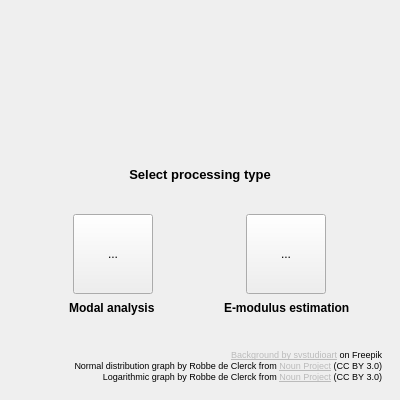
<?xml version="1.0" encoding="UTF-8"?>
<ui version="4.0">
 <class>MainWindow</class>
 <widget class="QMainWindow" name="MainWindow">
  <property name="geometry">
   <rect>
    <x>0</x>
    <y>0</y>
    <width>400</width>
    <height>400</height>
   </rect>
  </property>
  <property name="sizePolicy">
   <sizepolicy hsizetype="Fixed" vsizetype="Fixed">
    <horstretch>0</horstretch>
    <verstretch>0</verstretch>
   </sizepolicy>
  </property>
  <property name="minimumSize">
   <size>
    <width>400</width>
    <height>400</height>
   </size>
  </property>
  <property name="maximumSize">
   <size>
    <width>400</width>
    <height>400</height>
   </size>
  </property>
  <property name="windowTitle">
   <string>EMM-ARM post-process</string>
  </property>
  <property name="windowIcon">
   <iconset>
    <normaloff>icon/EMMARM-postprocess.png</normaloff>icon/EMMARM-postprocess.png</iconset>
  </property>
  <widget class="QWidget" name="centralwidget">
   <layout class="QVBoxLayout" name="verticalLayout_3">
    <item alignment="Qt::AlignHCenter">
     <widget class="QLabel" name="label_3">
      <property name="text">
       <string/>
      </property>
      <property name="pixmap">
       <pixmap>icon/EMMARM-postprocess.png</pixmap>
      </property>
     </widget>
    </item>
    <item alignment="Qt::AlignHCenter">
     <widget class="QLabel" name="label_4">
      <property name="sizePolicy">
       <sizepolicy hsizetype="Minimum" vsizetype="Minimum">
        <horstretch>0</horstretch>
        <verstretch>0</verstretch>
       </sizepolicy>
      </property>
      <property name="minimumSize">
       <size>
        <width>150</width>
        <height>30</height>
       </size>
      </property>
      <property name="maximumSize">
       <size>
        <width>150</width>
        <height>30</height>
       </size>
      </property>
      <property name="text">
       <string>&lt;html&gt;&lt;head/&gt;&lt;body&gt;&lt;p&gt;&lt;span style=&quot; font-size:10pt; font-weight:700;&quot;&gt;Select processing type&lt;/span&gt;&lt;/p&gt;&lt;/body&gt;&lt;/html&gt;</string>
      </property>
      <property name="alignment">
       <set>Qt::AlignCenter</set>
      </property>
     </widget>
    </item>
    <item>
     <widget class="QWidget" name="widget_3" native="true">
      <property name="sizePolicy">
       <sizepolicy hsizetype="Preferred" vsizetype="Fixed">
        <horstretch>0</horstretch>
        <verstretch>0</verstretch>
       </sizepolicy>
      </property>
      <property name="autoFillBackground">
       <bool>false</bool>
      </property>
      <layout class="QHBoxLayout" name="horizontalLayout">
       <item>
        <widget class="QWidget" name="widget" native="true">
         <property name="sizePolicy">
          <sizepolicy hsizetype="Fixed" vsizetype="Fixed">
           <horstretch>0</horstretch>
           <verstretch>0</verstretch>
          </sizepolicy>
         </property>
         <property name="minimumSize">
          <size>
           <width>130</width>
           <height>120</height>
          </size>
         </property>
         <property name="maximumSize">
          <size>
           <width>16777215</width>
           <height>120</height>
          </size>
         </property>
         <layout class="QVBoxLayout" name="verticalLayout">
          <item alignment="Qt::AlignHCenter">
           <widget class="QToolButton" name="toolButton_modalAnalysis">
            <property name="minimumSize">
             <size>
              <width>80</width>
              <height>80</height>
             </size>
            </property>
            <property name="maximumSize">
             <size>
              <width>80</width>
              <height>80</height>
             </size>
            </property>
            <property name="text">
             <string>...</string>
            </property>
            <property name="icon">
             <iconset>
              <normaloff>icon/noun-normal-distribution-graph-239048.svg</normaloff>icon/noun-normal-distribution-graph-239048.svg</iconset>
            </property>
            <property name="iconSize">
             <size>
              <width>80</width>
              <height>80</height>
             </size>
            </property>
           </widget>
          </item>
          <item alignment="Qt::AlignHCenter">
           <widget class="QLabel" name="label">
            <property name="sizePolicy">
             <sizepolicy hsizetype="Fixed" vsizetype="Preferred">
              <horstretch>0</horstretch>
              <verstretch>0</verstretch>
             </sizepolicy>
            </property>
            <property name="minimumSize">
             <size>
              <width>125</width>
              <height>0</height>
             </size>
            </property>
            <property name="maximumSize">
             <size>
              <width>125</width>
              <height>16777215</height>
             </size>
            </property>
            <property name="text">
             <string>&lt;html&gt;&lt;head/&gt;&lt;body&gt;&lt;p&gt;&lt;span style=&quot; font-weight:700;&quot;&gt;Modal analysis &lt;/span&gt;&lt;/p&gt;&lt;/body&gt;&lt;/html&gt;</string>
            </property>
            <property name="alignment">
             <set>Qt::AlignCenter</set>
            </property>
           </widget>
          </item>
         </layout>
        </widget>
       </item>
       <item>
        <widget class="QWidget" name="widget_2" native="true">
         <property name="sizePolicy">
          <sizepolicy hsizetype="Fixed" vsizetype="Preferred">
           <horstretch>0</horstretch>
           <verstretch>0</verstretch>
          </sizepolicy>
         </property>
         <property name="minimumSize">
          <size>
           <width>130</width>
           <height>120</height>
          </size>
         </property>
         <property name="maximumSize">
          <size>
           <width>16777215</width>
           <height>120</height>
          </size>
         </property>
         <layout class="QVBoxLayout" name="verticalLayout_2">
          <item alignment="Qt::AlignHCenter">
           <widget class="QToolButton" name="toolButton_eModulusEstimation">
            <property name="minimumSize">
             <size>
              <width>80</width>
              <height>80</height>
             </size>
            </property>
            <property name="maximumSize">
             <size>
              <width>80</width>
              <height>80</height>
             </size>
            </property>
            <property name="text">
             <string>...</string>
            </property>
            <property name="icon">
             <iconset>
              <normaloff>icon/noun-logarithmic-graph-239045.svg</normaloff>icon/noun-logarithmic-graph-239045.svg</iconset>
            </property>
            <property name="iconSize">
             <size>
              <width>80</width>
              <height>100</height>
             </size>
            </property>
           </widget>
          </item>
          <item alignment="Qt::AlignHCenter">
           <widget class="QLabel" name="label_2">
            <property name="sizePolicy">
             <sizepolicy hsizetype="Fixed" vsizetype="Preferred">
              <horstretch>0</horstretch>
              <verstretch>0</verstretch>
             </sizepolicy>
            </property>
            <property name="minimumSize">
             <size>
              <width>125</width>
              <height>0</height>
             </size>
            </property>
            <property name="maximumSize">
             <size>
              <width>125</width>
              <height>16777215</height>
             </size>
            </property>
            <property name="text">
             <string>&lt;html&gt;&lt;head/&gt;&lt;body&gt;&lt;p&gt;&lt;span style=&quot; font-weight:700;&quot;&gt;E-modulus estimation&lt;/span&gt;&lt;/p&gt;&lt;/body&gt;&lt;/html&gt;</string>
            </property>
            <property name="wordWrap">
             <bool>false</bool>
            </property>
           </widget>
          </item>
         </layout>
        </widget>
       </item>
      </layout>
     </widget>
    </item>
    <item>
     <widget class="QWidget" name="widget_4" native="true">
      <property name="sizePolicy">
       <sizepolicy hsizetype="Preferred" vsizetype="Fixed">
        <horstretch>0</horstretch>
        <verstretch>0</verstretch>
       </sizepolicy>
      </property>
      <layout class="QVBoxLayout" name="verticalLayout_4">
       <property name="spacing">
        <number>0</number>
       </property>
       <item>
        <widget class="QLabel" name="label_5">
         <property name="sizePolicy">
          <sizepolicy hsizetype="Expanding" vsizetype="Fixed">
           <horstretch>0</horstretch>
           <verstretch>0</verstretch>
          </sizepolicy>
         </property>
         <property name="minimumSize">
          <size>
           <width>0</width>
           <height>0</height>
          </size>
         </property>
         <property name="maximumSize">
          <size>
           <width>16777215</width>
           <height>12</height>
          </size>
         </property>
         <property name="text">
          <string>&lt;html&gt;&lt;head/&gt;&lt;body&gt;&lt;p&gt;&lt;a href=&quot;https://www.freepik.com/free-vector/triangle-gray-pattern-polygonal-background_34830433.htm#query=geometric%20pattern%20background%20fading&amp;amp;position=14&amp;amp;from_view=search&amp;amp;track=ais&quot;&gt;&lt;span style=&quot; font-size:7pt; text-decoration: underline; color:#bbbbbb;&quot;&gt;Background by svstudioart&lt;/span&gt;&lt;/a&gt;&lt;span style=&quot; font-size:7pt;&quot;&gt; on Freepik&lt;/span&gt;&lt;/p&gt;&lt;/body&gt;&lt;/html&gt;</string>
         </property>
         <property name="alignment">
          <set>Qt::AlignRight|Qt::AlignTrailing|Qt::AlignVCenter</set>
         </property>
        </widget>
       </item>
       <item>
        <widget class="QLabel" name="label_6">
         <property name="sizePolicy">
          <sizepolicy hsizetype="Preferred" vsizetype="Fixed">
           <horstretch>0</horstretch>
           <verstretch>0</verstretch>
          </sizepolicy>
         </property>
         <property name="text">
          <string>&lt;html&gt;&lt;head/&gt;&lt;body&gt;&lt;p&gt;&lt;span style=&quot; font-size:7pt;&quot;&gt;Normal distribution graph by Robbe de Clerck from &lt;/span&gt;&lt;a href=&quot;https://thenounproject.com/browse/icons/term/normal-distribution-graph/&quot;&gt;&lt;span style=&quot; font-size:7pt; text-decoration: underline; color:#bbbbbb;&quot;&gt;Noun Project&lt;/span&gt;&lt;/a&gt;&lt;span style=&quot; font-size:7pt;&quot;&gt; (CC BY 3.0)&lt;/span&gt;&lt;/p&gt;&lt;/body&gt;&lt;/html&gt;</string>
         </property>
         <property name="alignment">
          <set>Qt::AlignRight|Qt::AlignTrailing|Qt::AlignVCenter</set>
         </property>
        </widget>
       </item>
       <item>
        <widget class="QLabel" name="label_7">
         <property name="text">
          <string>&lt;html&gt;&lt;head/&gt;&lt;body&gt;&lt;p&gt;&lt;span style=&quot; font-size:7pt;&quot;&gt;Logarithmic graph by Robbe de Clerck from &lt;/span&gt;&lt;a href=&quot;https://thenounproject.com/browse/icons/term/logarithmic-graph/&quot;&gt;&lt;span style=&quot; font-size:7pt; text-decoration: underline; color:#bbbbbb;&quot;&gt;Noun Project&lt;/span&gt;&lt;/a&gt;&lt;span style=&quot; font-size:7pt;&quot;&gt; (CC BY 3.0)&lt;/span&gt;&lt;/p&gt;&lt;/body&gt;&lt;/html&gt;</string>
         </property>
         <property name="alignment">
          <set>Qt::AlignRight|Qt::AlignTrailing|Qt::AlignVCenter</set>
         </property>
        </widget>
       </item>
      </layout>
     </widget>
    </item>
   </layout>
  </widget>
 </widget>
 <resources/>
 <connections/>
</ui>
